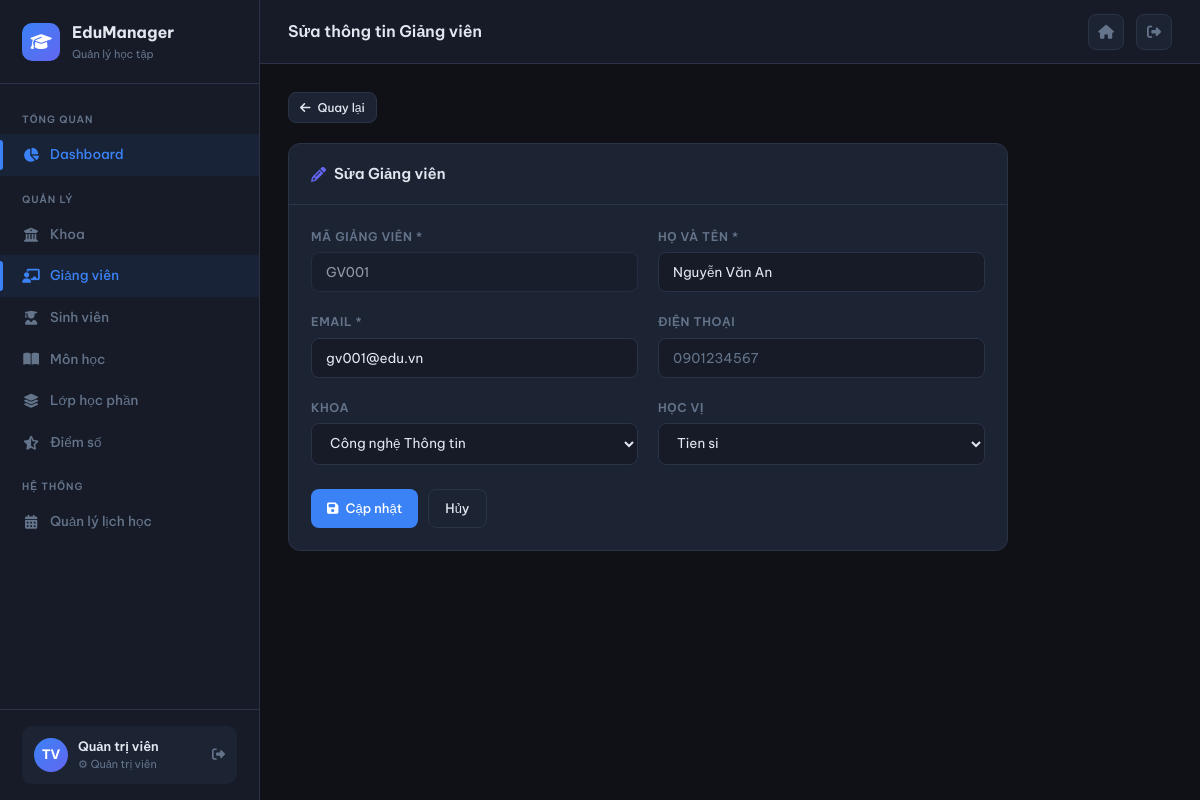
/giang-vien/edit/GV001 (signed in), run on the app's committed database.
### tables this page shows
CREATE TABLE giang_vien (
    ma_gv       VARCHAR(10)  PRIMARY KEY,
    user_id     INT          UNIQUE,
    ho_ten      VARCHAR(100) NOT NULL,
    email       VARCHAR(100) UNIQUE NOT NULL,
    ma_khoa     VARCHAR(10),
    hoc_vi      ENUM('Cu nhan','Thac si','Tien si','Pho giao su','Giao su') DEFAULT 'Thac si',
    dien_thoai  VARCHAR(15),
    created_at  TIMESTAMP    DEFAULT CURRENT_TIMESTAMP,
    FOREIGN KEY (ma_khoa)  REFERENCES khoa(ma_khoa) ON DELETE SET NULL,
    FOREIGN KEY (user_id)  REFERENCES users(id) ON DELETE SET NULL
);

CREATE TABLE khoa (
    ma_khoa     VARCHAR(10)  PRIMARY KEY,
    ten_khoa    VARCHAR(100) NOT NULL,
    mo_ta       TEXT,
    truong_khoa VARCHAR(10),
    created_at  TIMESTAMP    DEFAULT CURRENT_TIMESTAMP,
    updated_at  TIMESTAMP    DEFAULT CURRENT_TIMESTAMP ON UPDATE CURRENT_TIMESTAMP
);

### core/Controller.php (called while the page is built, shortened)
<?php
abstract class Controller {
    protected function render(string $view, array $data = []): void {
        extract($data);
        $viewFile = BASE_PATH . "/views/{$view}.php";
        require $viewFile;
    }
    protected function view(string $view, array $data = [], string $layout = 'layout/main'): void {
        $data['content_view'] = $view;
        $this->render($layout, $data);
    }
}

### controllers/GiangVienController.php (called while the page is built, shortened)
<?php
class GiangVienController extends Controller {
    private GiangVienModel $model;
    private KhoaModel $khoaModel;
    public function __construct() {
        $this->model     = new GiangVienModel();
        $this->khoaModel = new KhoaModel();
    }
    public function edit(string $id): void {
        $gv = $this->model->getById($id);
        $this->view('giang_vien/form', ['title' => 'Sửa Giảng viên', 'pageTitle' => 'Sửa thông tin Giảng viên',
            'gv' => $gv, 'action' => BASE_URL . '/giang-vien/update/' . $id,
            'danhSachKhoa' => $this->khoaModel->getAll('ten_khoa ASC')]);
    }
}

### index.php (called while the page is built, shortened)
<?php
require_once __DIR__ . '/core/Database.php';
require_once __DIR__ . '/core/Model.php';
require_once __DIR__ . '/core/Controller.php';
require_once __DIR__ . '/core/Router.php';
$router = new Router();
$router->get('/auth/login',  'AuthController', 'loginForm');
$router->post('/auth/login', 'AuthController', 'login');
$router->get('/auth/logout', 'AuthController', 'logout');
$router->get('/',          'DashboardController', 'index');
$router->get('/dashboard', 'DashboardController', 'index');
$router->get('/khoa',             'KhoaController', 'index');
$router->get('/khoa/create',      'KhoaController', 'create');
$router->post('/khoa/store',      'KhoaController', 'store');
$router->get('/khoa/edit/:id',    'KhoaController', 'edit');
$router->post('/khoa/update/:id', 'KhoaController', 'update');
$router->get('/khoa/delete/:id',  'KhoaController', 'delete');
$router->get('/sinh-vien',                'SinhVienController', 'index');
$router->get('/sinh-vien/create',         'SinhVienController', 'create');
$router->post('/sinh-vien/store',         'SinhVienController', 'store');
$router->get('/sinh-vien/edit/:id',       'SinhVienController', 'edit');
$router->post('/sinh-vien/update/:id',    'SinhVienController', 'update');
$router->get('/sinh-vien/delete/:id',     'SinhVienController', 'delete');
$router->get('/sinh-vien/show/:id',       'SinhVienController', 'show');
$router->get('/giang-vien',               'GiangVienController', 'index');
$router->get('/giang-vien/create',        'GiangVienController', 'create');
$router->post('/giang-vien/store',        'GiangVienController', 'store');
$router->get('/giang-vien/edit/:id',      'GiangVienController', 'edit');
$router->post('/giang-vien/update/:id',   'GiangVienController', 'update');
$router->get('/giang-vien/delete/:id',    'GiangVienController', 'delete');
$router->get('/mon-hoc',                  'MonHocController', 'index');
$router->get('/mon-hoc/create',           'MonHocController', 'create');
$router->post('/mon-hoc/store',           'MonHocController', 'store');
$router->get('/mon-hoc/edit/:id',         'MonHocController', 'edit');
$router->post('/mon-hoc/update/:id',      'MonHocController', 'update');
$router->get('/mon-hoc/delete/:id',       'MonHocController', 'delete');
$router->get('/lop-hoc-phan',             'LopHocPhanController', 'index');
$router->get('/lop-hoc-phan/create',      'LopHocPhanController', 'create');
$router->post('/lop-hoc-phan/store',      'LopHocPhanController', 'store');
$router->get('/lop-hoc-phan/edit/:id',    'LopHocPhanController', 'edit');
$router->post('/lop-hoc-phan/update/:id', 'LopHocPhanController', 'update');
$router->get('/lop-hoc-phan/delete/:id',  'LopHocPhanController', 'delete');
$router->get('/lop-hoc-phan/sinh-vien/:maLop',       'LopHocPhanController', 'students');
$router->post('/lop-hoc-phan/sinh-vien/add/:maLop',  'LopHocPhanController', 'addStudent');
$router->get('/lop-hoc-phan/sinh-vien/remove/:id',   'LopHocPhanController', 'removeStudent');
$router->get('/diem-so',                  'DiemSoController', 'index');
$router->get('/diem-so/lop/:maLop',       'DiemSoController', 'byLop');
$router->post('/diem-so/nhap/:maLop',     'DiemSoController', 'nhap');
$router->get('/dang-ky',                  'DangKyController', 'index');
$router->get('/dang-ky/moi',              'DangKyController', 'create');
$router->post('/dang-ky/store',           'DangKyController', 'store');
$router->get('/dang-ky/huy/:id',          'DangKyController', 'delete');
$router->get('/thoi-khoa-bieu', 'ThoiKhoaBieuController', 'index');
$router->dispatch();

### core/Database.php (called while the page is built, shortened)
<?php
class Database {
    private static ?Database $instance = null;
    private PDO $pdo;
    private function __construct() {
        $dsn = sprintf(
            'mysql:host=%s;dbname=%s;charset=%s',
            DB_HOST, DB_NAME, DB_CHARSET
        );
        $options = [
            PDO::ATTR_ERRMODE            => PDO::ERRMODE_EXCEPTION,
            PDO::ATTR_DEFAULT_FETCH_MODE => PDO::FETCH_ASSOC,
            PDO::ATTR_EMULATE_PREPARES   => false,
            PDO::MYSQL_ATTR_INIT_COMMAND => "SET NAMES utf8mb4",
        ];
        try {
            $this->pdo = new PDO($dsn, DB_USER, DB_PASSWORD, $options);
        } catch (PDOException $e) {
            die(json_encode(['error' => 'Kết nối database thất bại: ' . $e->getMessage()]));
        }
    }
    public static function getInstance(): Database {
        if (self::$instance === null) {
            self::$instance = new self();
        }
        return self::$instance;
    }
    public function fetchAll(string $sql, array $params = []): array {
        $stmt = $this->pdo->prepare($sql);
        $stmt->execute($params);
        return $stmt->fetchAll();
    }
    public function fetchOne(string $sql, array $params = []): ?array {
        $stmt = $this->pdo->prepare($sql);
        $stmt->execute($params);
        $row = $stmt->fetch();
        return $row ?: null;
    }
}

### core/Model.php (called while the page is built, shortened)
<?php
abstract class Model {
    protected Database $db;
    protected string $table = '';
    protected string $primaryKey = 'id';
    public function __construct() {
        $this->db = Database::getInstance();
    }
    public function getAll(string $orderBy = ''): array {
        $sql = "SELECT * FROM `{$this->table}`";
        if ($orderBy) $sql .= " ORDER BY {$orderBy}";
        return $this->db->fetchAll($sql);
    }
    public function getById(mixed $id): ?array {
        $sql = "SELECT * FROM `{$this->table}` WHERE `{$this->primaryKey}` = ?";
        return $this->db->fetchOne($sql, [$id]);
    }
}

### views/giang_vien/form.php (the view, shortened to what this page needs)
<div style="max-width:720px">
  <div style="margin-bottom:20px"><a href="<?= BASE_URL ?>/giang-vien" class="btn btn-secondary btn-sm"><i class="fas fa-arrow-left"></i> Quay lại</a></div>
  <div class="card">
    <div class="card-header">
      <span class="card-title"><i class="fas fa-<?= $gv ? 'pencil' : 'plus' ?>" style="color:var(--clr-accent2)"></i> <?= $gv ? 'Sửa Giảng viên' : 'Thêm Giảng viên mới' ?></span>
    </div>
    <div class="card-body">
      <form method="POST" action="<?= $action ?>">
        <div class="form-grid">
          <div class="form-group">
            <label>Mã Giảng viên *</label>
            <input type="text" name="ma_gv" value="<?= htmlspecialchars($gv['ma_gv'] ?? '') ?>" placeholder="VD: GV001"
                   class="<?= !empty($errors['ma_gv']) ? 'field-error' : '' ?>"
                   <?= $gv ? 'readonly style="opacity:.6"' : '' ?>>
          </div>
          <div class="form-group">
            <label>Họ và tên *</label>
            <input type="text" name="ho_ten" value="<?= htmlspecialchars($gv['ho_ten'] ?? '') ?>" placeholder="Nguyễn Văn B"
                   class="<?= !empty($errors['ho_ten']) ? 'field-error' : '' ?>">
          </div>
          <div class="form-group">
            <label>Email *</label>
            <input type="email" name="email" value="<?= htmlspecialchars($gv['email'] ?? '') ?>" placeholder="gv@edu.vn"
                   class="<?= !empty($errors['email']) ? 'field-error' : '' ?>">
          </div>
          <div class="form-group">
            <label>Điện thoại</label>
            <input type="text" name="dien_thoai" value="<?= htmlspecialchars($gv['dien_thoai'] ?? '') ?>" placeholder="0901234567">
          </div>
          <div class="form-group">
            <label>Khoa</label>
            <select name="ma_khoa">
              <?php foreach ($danhSachKhoa as $k): ?>
                <option value="<?= $k['ma_khoa'] ?>" <?= ($gv['ma_khoa'] ?? '') === $k['ma_khoa'] ? 'selected' : '' ?>><?= htmlspecialchars($k['ten_khoa']) ?></option>
              <?php endforeach; ?>
            </select>
          </div>
          <div class="form-group">
            <label>Học vị</label>
            <select name="hoc_vi">
              <?php foreach (['Cu nhan', 'Thac si', 'Tien si', 'Pho giao su', 'Giao su'] as $hv): ?>
                <option value="<?= $hv ?>" <?= ($gv['hoc_vi'] ?? 'Thac si') === $hv ? 'selected' : '' ?>><?= $hv ?></option>
              <?php endforeach; ?>
            </select>
          </div>
        </div>
        <div style="display:flex;gap:10px;margin-top:24px">
          <button type="submit" class="btn btn-primary"><i class="fas fa-<?= $gv ? 'floppy-disk' : 'plus' ?>"></i> <?= $gv ? 'Cập nhật' : 'Thêm mới' ?></button>
          <a href="<?= BASE_URL ?>/giang-vien" class="btn btn-secondary">Hủy</a>
        </div>
      </form>
    </div>
  </div>
</div>

### core/Router.php (shortened to what this page needs)
<?php
class Router {
    private array $routes = [];
    public function get(string $path, string $controller, string $method): void {
        $this->routes['GET'][$path] = [$controller, $method];
    }
    public function post(string $path, string $controller, string $method): void {
        $this->routes['POST'][$path] = [$controller, $method];
    }
    public function dispatch(): void {
        $method = $_SERVER['REQUEST_METHOD'];
        $uri    = parse_url($_SERVER['REQUEST_URI'], PHP_URL_PATH);
        $basePath = parse_url(BASE_URL, PHP_URL_PATH);
        if ($basePath && str_starts_with($uri, $basePath)) {
            $uri = substr($uri, strlen($basePath));
        }
        $uri = '/' . ltrim($uri, '/');
        foreach ($this->routes[$method] ?? [] as $route => $handler) {
            $pattern = preg_replace('/\/:([^\/]+)/', '/([^/]+)', $route);
            $pattern = '#^' . $pattern . '$#';
            if (preg_match($pattern, $uri, $matches)) {
                array_shift($matches);
                [$controllerName, $action] = $handler;
                $ctrl = new $controllerName();
                $ctrl->$action(...$matches);
                return;
            }
        }
    }
}

### views/layout/main.php (style rules this page uses)
:root { --sidebar-w: 260px; --header-h: 64px; --clr-bg: #0f1117; --clr-surface:#161b27; --clr-card: #1c2333; --clr-border:#2a3347; --clr-accent:#3b82f6; --clr-accent2:#6366f1; --clr-green: #22c55e; --clr-amber: #f59e0b; --clr-red: #ef4444; --clr-text: #e2e8f0; --clr-muted: #64748b; --clr-hover: #1e2740; --font: 'Be Vietnam Pro', sans-serif; --mono: 'JetBrains Mono', monospace; --radius: 10px; --shadow: 0 4px 24px rgba(0,0,0,.4); }
*, *::before, *::after { box-sizing: border-box; margin: 0; padding: 0; }
html { scroll-behavior: smooth; }
body { font-family: var(--font); background: var(--clr-bg); color: var(--clr-text); font-size: 14px; line-height: 1.6; display: flex; min-height: 100vh; }
.card { background: var(--clr-card); border: 1px solid var(--clr-border); border-radius: 12px; overflow: hidden; }
.card-header { padding: 18px 22px; border-bottom: 1px solid var(--clr-border); display: flex; align-items: center; justify-content: space-between; }
.card-title { font-size: 15px; font-weight: 600; color: var(--clr-text); display: flex; align-items: center; gap: 8px; }
.card-body { padding: 22px; }
.btn { display: inline-flex; align-items: center; gap: 7px; padding: 8px 16px; border-radius: 8px; border: none; font-size: 13px; font-weight: 500; cursor: pointer; text-decoration: none; transition: all .2s; font-family: var(--font); }
.btn-primary { background: var(--clr-accent); color: #fff; }
.btn-secondary { background: var(--clr-card); color: var(--clr-text); border: 1px solid var(--clr-border); }
.btn-sm { padding: 5px 11px; font-size: 12px; }
.form-grid { display: grid; grid-template-columns: repeat(auto-fit, minmax(280px, 1fr)); gap: 20px; }
.form-group { display: flex; flex-direction: column; gap: 6px; }
label { font-size: 12px; font-weight: 600; color: var(--clr-muted); text-transform: uppercase; letter-spacing: .05em; }
input, select, textarea { background: var(--clr-surface); border: 1px solid var(--clr-border); border-radius: 8px; padding: 10px 14px; color: var(--clr-text); font-size: 13.5px; font-family: var(--font); transition: border-color .2s, box-shadow .2s; width: 100%; }
input::placeholder { color: var(--clr-muted); }
select option { background: var(--clr-surface); }

### data on the page
giang_vien: ma_gv "GV001", ho_ten "Nguyễn Văn An", email "gv001@edu.vn", ma_khoa "Công nghệ Thông tin", hoc_vi "Tien si"
